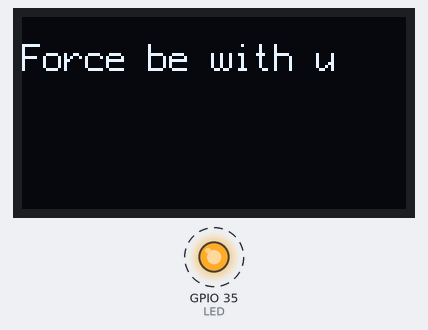
This program was run on a simulated ESP32-S3. Shown: 128×64 one-colour display, output pins drawn as LEDs (lit = HIGH). Dashed ring = blinking. What the program prints to the serial monitor is not drawn.

Above: at 0.1 s.
Timing chart, 0 to 130.0 s (numbered marks = the images above):
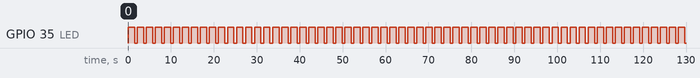

The program:

main.cpp
```cpp
#include <Arduino.h>
#include <U8g2lib.h>
#include <led.h>
#include <helper.h>

#define OLED_WIDTH    128
#define OLED_HEIGHT   64
#define OLED_SDA      GPIO_NUM_17
#define OLED_SCL      GPIO_NUM_18
#define OLED_RST      GPIO_NUM_21

U8G2_SSD1306_128X64_NONAME_F_SW_I2C g_OLED(U8G2_R2, OLED_SCL, OLED_SDA, OLED_RST);
int g_lineHeight = 0;

// init
void setup() {
  printf("Setup GPIO...\n");
  pinMode(LED, OUTPUT);
  digitalWrite(LED, HIGH);

  printf("Setup LCD...\n");
  g_OLED.begin();
  g_OLED.clear();
  g_OLED.setFont(u8g2_font_profont15_tf);
  g_lineHeight = g_OLED.getFontAscent() + g_OLED.getFontAscent();

  g_OLED.setCursor(0, g_lineHeight);
  g_OLED.print(testMessage());
  g_OLED.sendBuffer();
}

// tick
void loop() {
  // LED blinking
  blink(1500, 600);
}
```

helper.h
```cpp
const char* testMessage() {
	return "Force be with u";
}
```

led.h
```cpp
#include <Arduino.h>

#define LED GPIO_NUM_35

void blink(int millisecondsOn, int millisecondsAfter) {
  digitalWrite(LED, HIGH);
  delay(millisecondsOn);
  digitalWrite(LED, LOW);
  delay(millisecondsAfter);
}
```

Measured:
- by itself, GPIO 35 (LED): alternates HIGH for 1.5 s and LOW for 0.60 s
